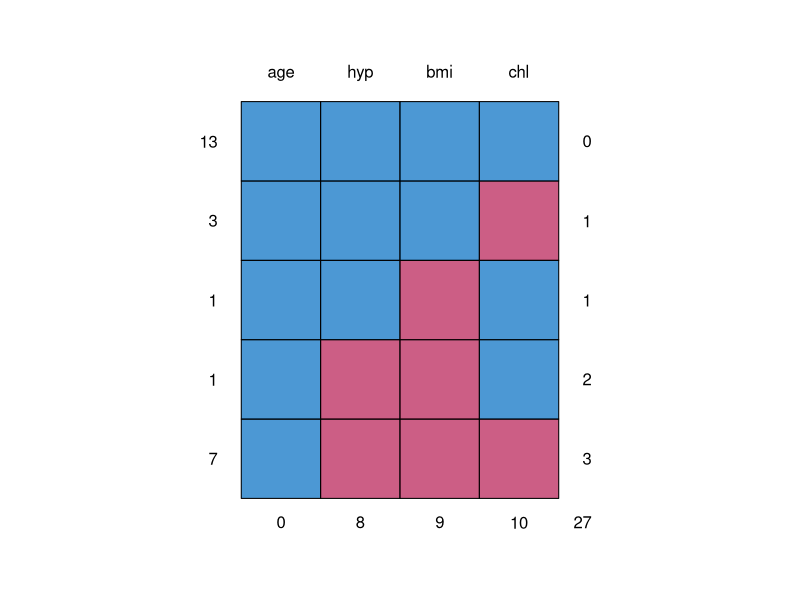
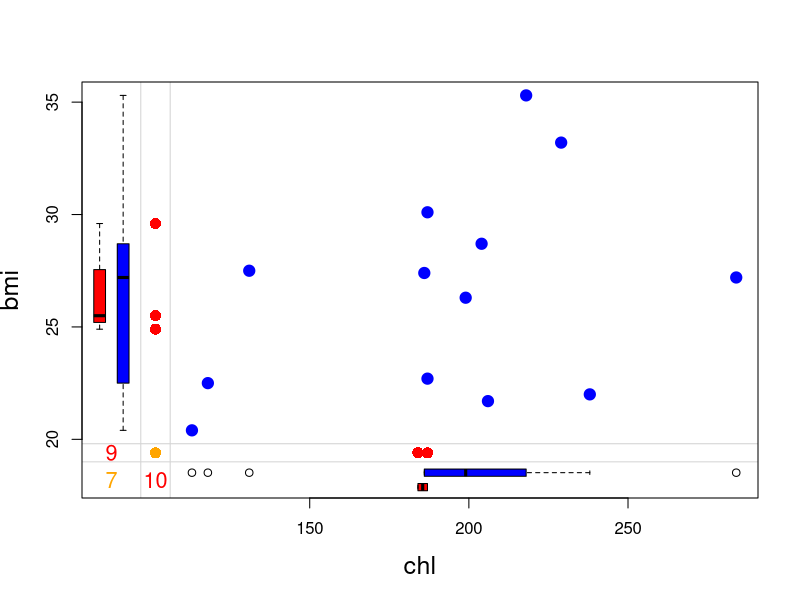
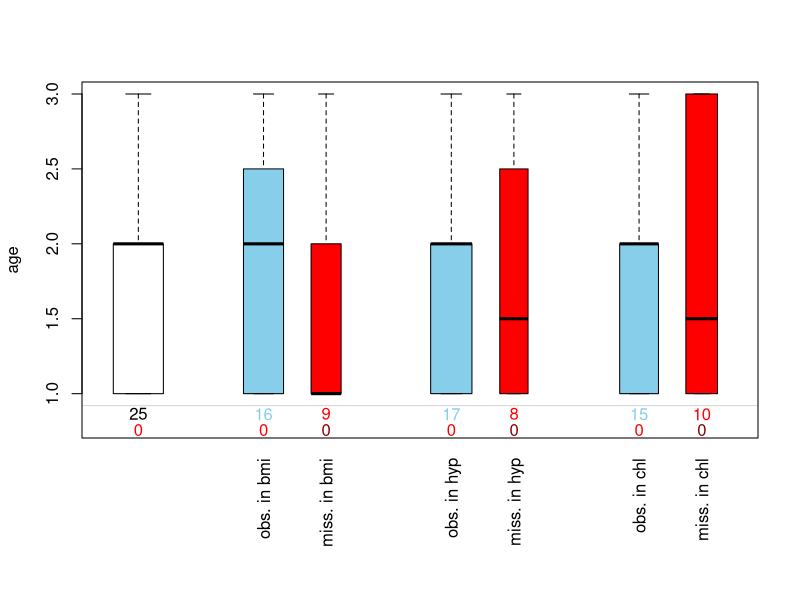
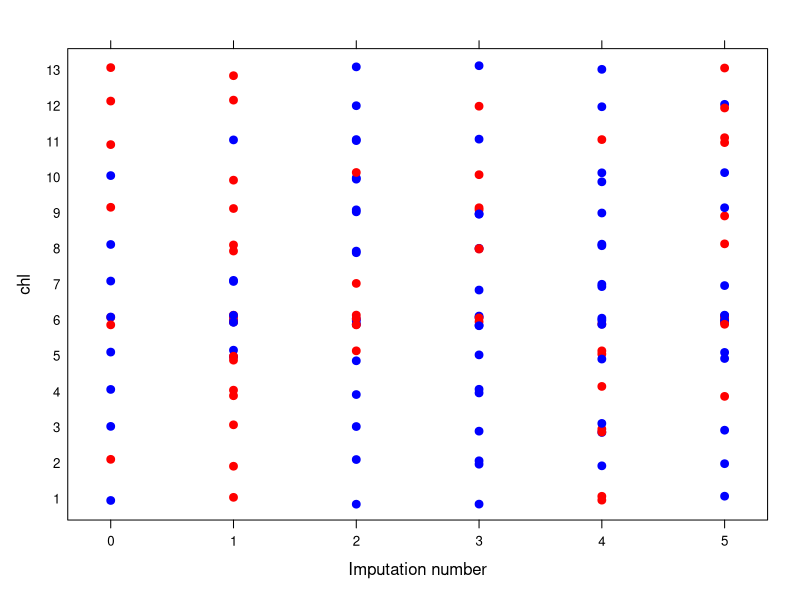
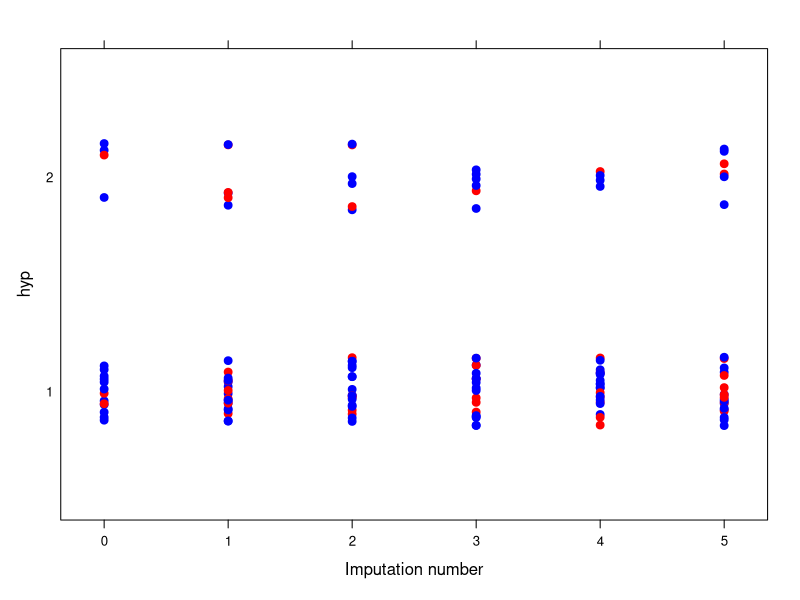
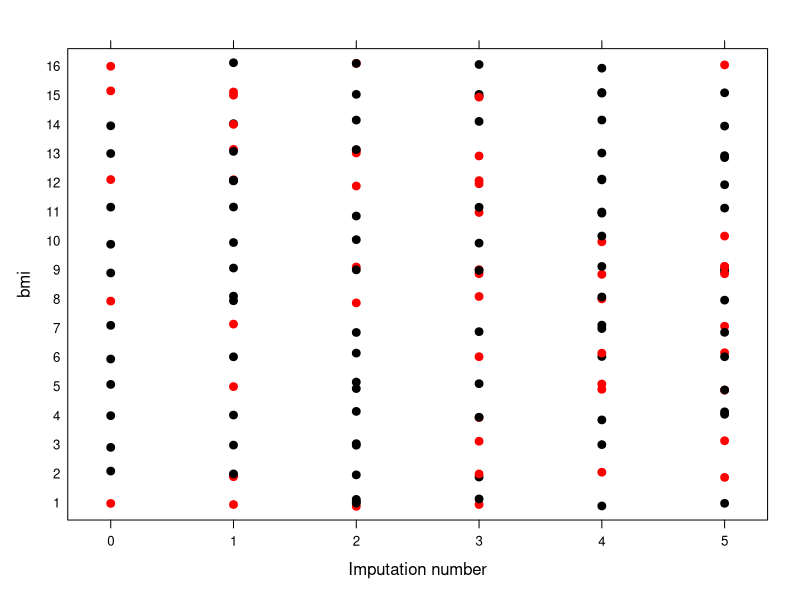

These figures' R source, in order:
## ---- chunk 1
#install.packages("mice") #Install mice package for imputed missing data
#install.packages('VIM') #Install VIM package for plotting missing data patterns
#install.packages("lattice")
library(VIM) 
library(mice) 
library(lattice)
## ---- chunk 2
nhanes
## ---- chunk 3
md.pattern(nhanes)
#13/25 rows are complete
# 3 rows have missing data on chl
# 1 row has missing data on bmi
# 1 row has missing data on hyp and bmi
# 7 rows have missing data on hyp, bmi, and chl (i.e. 3 missing data points per person)
#There are a total of 3 missing data patterns in the dataset
##What is the total number of missing values across people? 
## ---- chunk 4
p<-md.pairs(nhanes)
p
## ---- chunk 5
marginplot(nhanes[,c("chl","bmi")], col=c("blue","red","orange"), cex=1.5,
cex.lab=1.5, cex.numbers=1.3, pch=19)

##What does it mean?
#blue dots represent observed values
#The three red dots on the vertical axis represent observed values for BMI that are missing for chl
#The two red dots on the horizontal axis indicate observed values for chl that are missing for BMI
# The orange dot indicates records for which both bmi and chl are missing
#The three numbers at the bottom give incomplete records for different combinations. 
#9 records where BMI is missing (note: the 9 is missing from the box above 7! Bug!). 
#7 records for which both BMI and chl are missing and 10 records for which chl is missing. 
#The blue and red box plots are distributions for variables on the x and y axis for missing and non-missing data. 
#For example, the distribution of bmi among those with missing chl is shown in red along the y-axis. 
#Similarly, the distribution of chl for those with missing bmi is shown in red along the x-axis.
## ---- chunk 6
pbox(nhanes,pos=1) #pos corresponds to the column number for the y-axis variable
#what do we see in this graph?
#View(nhanes)
## ---- chunk 7
imp<-mice(nhanes, m=5, seed=100) #m = number of imputations, 5 is the default. If you don't include the m argument, 5 imputations will be done.

##look at imputation details. 
imp
## ---- chunk 8
#check age
imp$imp$age #imp$imp refers to dataframe and list called imp within dataframe that has 4 items (age, bmi, hyp, chl)
#check BMI
imp$imp$bmi
#check hyp
imp$imp$hyp
#check chl
imp$imp$chl
#the rows contain the imputed values and the columns are the multiple imputations
## ---- chunk 9
complete(imp)
complete(imp,5)
## ---- chunk 10
com <-complete(imp, "long", inc=T) #extracts 5 imputed datasets
col <- rep(c("blue","red")[1+as.numeric(is.na(imp$data$chl))],6) #distinguishes between observed and imputed values (blue and red)
stripplot(chl~.imp, data=com, jit=TRUE, fac=0.8, col=col, pch=20, cex=1.4, xlab="Imputation number")

#hyp
com <-complete(imp, "long", inc=T) #extracts 5 imputed datasets
col <- rep(c("blue","red")[1+as.numeric(is.na(imp$data$hyp))],6) #distinguishes between observed and imputed values (blue and red)
stripplot(hyp~.imp, data=com, jit=TRUE, fac=0.8, col=col, pch=20, cex=1.4, xlab="Imputation number")

#bmi
com <-complete(imp, "long", inc=T) #extracts 5 imputed datasets
col <- rep(c("black","red")[1+as.numeric(is.na(imp$data$bmi))],6) #distinguishes between observed and imputed values (blue and red)
stripplot(bmi~.imp, data=com, jit=TRUE, fac=0.8, col=col, pch=20, cex=1.4, xlab="Imputation number")
#This is an example of what MCAR should look like. It may look different for MAR and MNAR and you are referred to the excellent resource to learn about other ways to look at missing data patterns and diagnosis of imputation (https://www.jstatsoft.org/article/view/v045i03)
## ---- chunk 11
fit <-with(imp, lm(chl~age +bmi)) #get regression coefficients
pool(fit) #pool regression coefficients and standard errors
summary(pool(fit)) #get summary 
## ---- chunk 12
Complete_case<-lm(chl~age +bmi, data=nhanes)
summary(Complete_case)
## ---- chunk 13
fit0 <-with(imp, exp=lm(chl ~ age ))
summary(fit0)
fit1 <-with(imp, exp=lm(chl ~ age + bmi +hyp))
summary(fit1)
D1(fit1, fit0)
